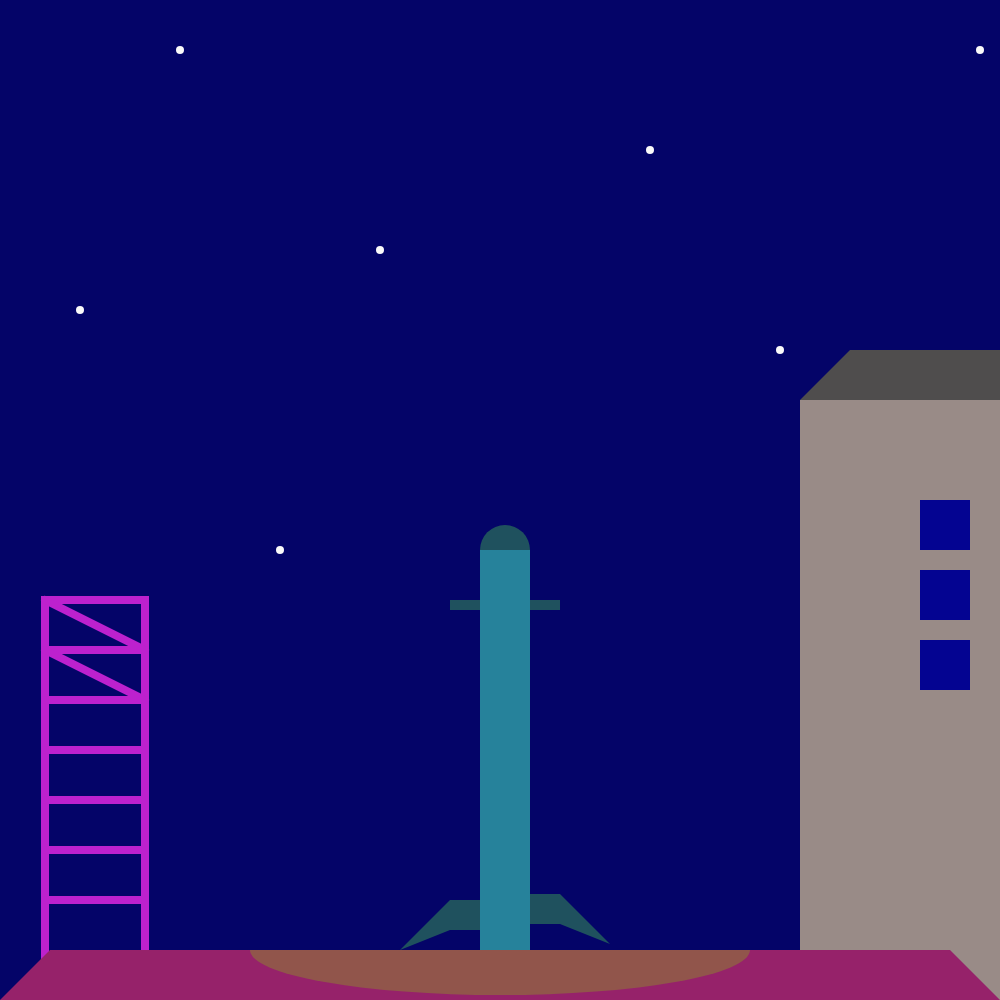
Frame 1 (no input)
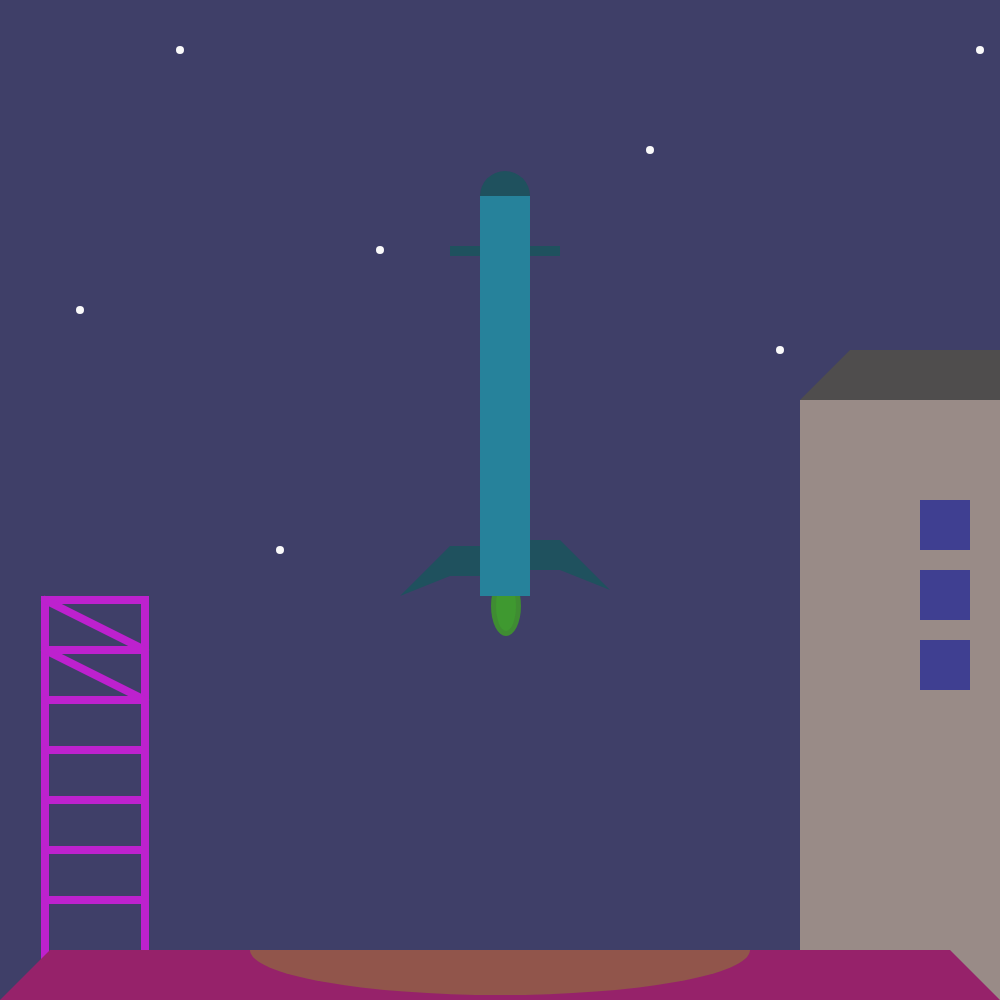
Frame 60 (no input)
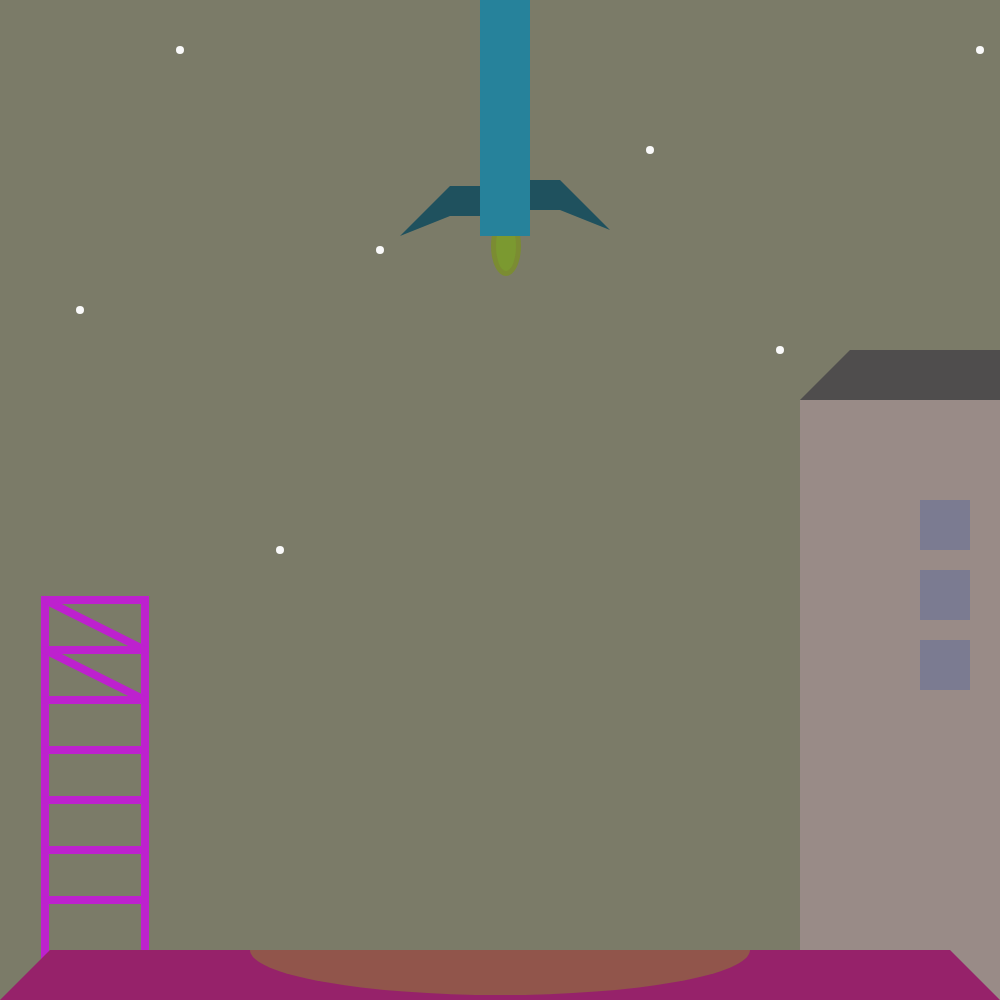
Frame 120 (the mouse pressed at the canvas centre since frame 60)

The p5.js sketch that drew these frames (run headless with seeded random() and noise() and a simulated clock; from frame 60 on, the mouse is pressed at the canvas centre):

// p5.js sketch
// ── sketch.js
var vent = 4;
var posYcuerpo = 550;
var posYaleta = 600;
var posYala1 = 950;
var posYala2 = 900;
var posYala3 = 930;
var posYfuego = 960;
var dir = 1;

function setup() { 

} 

function draw() {
  createCanvas(1000, 1000);
  background(vent,vent,104);
  
  noStroke();
  fill(vent,140,50);
  ellipse(506,posYfuego,30,60);
  fill(vent,153,48);
  ellipse(506,posYfuego,20,50);
  posYfuego = posYfuego -6*dir
  
  
  fill(153,139,135);
  noStroke();
  
  rect(800,400,200,600); // edificio
  fill(79,77,77);
  beginShape();
  vertex(800,400);
  vertex(850,350);
  vertex(1000,350);
  vertex(1000,400);
  endShape(CLOSE);
  
  fill(16,29,145);
  rect(920,500,50,50);
  rect(920,570,50,50);
  rect(920,640,50,50);
  
  noFill();
  strokeWeight(8);
  stroke(189,33,206);
  rect(45,600,100,700);
  
  line(45,600,145,650);//andamios
  line(145,650,45,650);
  line(45,650,145,700);
  line(145,700,45,700);
  line(145,750,45,750);
  line(145,800,45,800);
  line(145,850,45,850);
  line(145,900,45,900);
  
  fill(150,34,106)   //plataformacuadrada
  noStroke();
  beginShape();
  vertex(0, 1000);
  vertex(50,950);
  vertex(950,950);
  vertex(1000,1000);
  endShape(CLOSE);
  
  fill(145,85,75);
  arc(500,950,500,90,0,PI); //plataforma circulo
  
 
  fill(31,81,94);
  ellipse(505,posYcuerpo,50,50);
  

  
  beginShape();
  vertex(400,posYala1);//alas de cohete
  vertex(450,posYala2);
  vertex(480,posYala2);
  vertex(480,posYala3);
  vertex(450,posYala3);
  endShape(CLOSE);
  
  posYala1 = posYala1 -6*dir
  posYala2 = posYala2 -6*dir
  posYala3 = posYala3 -6*dir
  
  beginShape();
  vertex(610,posYala1);//alas de cohete
  vertex(560,posYala2);
  vertex(510,posYala2);
  vertex(510,posYala3);
  vertex(560,posYala3);
  endShape(CLOSE);

  rect(450,posYaleta,60,10);
  rect(500,posYaleta,60,10);
  posYaleta = posYaleta -6*dir
  
  
  fill(38,130,155);   //rectangulo cohete
  rect(480,posYcuerpo,50,400);
  posYcuerpo =posYcuerpo -6*dir
  if(posYcuerpo < -400 || posYcuerpo > 550)
  {
    dir=dir*-1;
  }
  
  stroke(250);
  point(380,250);
  point(280,550);
  point(180,50);
  point(80,310);
  point(780,350);
  point(980,50);
  point(650,150);
  
  
  
  
  noStroke();
  fill(vent,vent,145);
  rect(920,500,50,50);
  rect(920,570,50,50);
  rect(920,640,50,50);
  vent = vent + 1
 	

}
